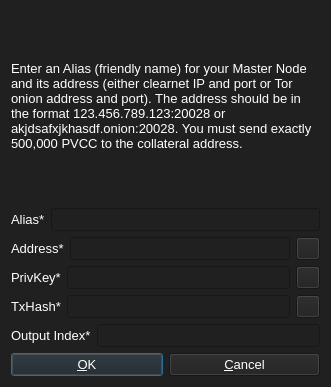
<?xml version="1.0" encoding="UTF-8"?>
<ui version="4.0">
 <class>AddEditAdrenalineNode</class>
 <widget class="QDialog" name="AddEditAdrenalineNode">
  <property name="geometry">
   <rect>
    <x>0</x>
    <y>0</y>
    <width>331</width>
    <height>387</height>
   </rect>
  </property>
  <property name="windowTitle">
   <string>Add/Edit PVCC Node</string>
  </property>
  <property name="styleSheet">
   <string notr="true">background-color: rgb(32, 32, 32);
color: rgb(255, 255, 255);</string>
  </property>
  <property name="modal">
   <bool>true</bool>
  </property>
  <layout class="QVBoxLayout" name="verticalLayout">
   <item>
    <widget class="QLabel" name="label_9">
     <property name="sizePolicy">
      <sizepolicy hsizetype="Preferred" vsizetype="Expanding">
       <horstretch>0</horstretch>
       <verstretch>0</verstretch>
      </sizepolicy>
     </property>
     <property name="font">
      <font>
       <pointsize>10</pointsize>
      </font>
     </property>
     <property name="text">
      <string>&lt;html&gt;&lt;head/&gt;&lt;body&gt;&lt;p&gt;Enter an Alias (friendly name) for your Master Node and its address (either clearnet IP and port or Tor onion address and port). The address should be in the format 123.456.789.123:20028 or akjdsafxjkhasdf.onion:20028. You must send exactly 500,000 PVCC to the collateral address.&lt;/p&gt;&lt;/body&gt;&lt;/html&gt;</string>
     </property>
     <property name="wordWrap">
      <bool>true</bool>
     </property>
    </widget>
   </item>
   <item>
    <layout class="QHBoxLayout" name="horizontalLayout_4">
     <property name="bottomMargin">
      <number>0</number>
     </property>
     <item>
      <widget class="QLabel" name="label_4">
       <property name="font">
        <font>
         <pointsize>10</pointsize>
        </font>
       </property>
       <property name="text">
        <string>Alias*</string>
       </property>
      </widget>
     </item>
     <item>
      <widget class="QLineEdit" name="aliasLineEdit">
       <property name="font">
        <font>
         <pointsize>10</pointsize>
        </font>
       </property>
      </widget>
     </item>
    </layout>
   </item>
   <item>
    <layout class="QHBoxLayout" name="horizontalLayout_5">
     <property name="bottomMargin">
      <number>0</number>
     </property>
     <item>
      <widget class="QLabel" name="label_6">
       <property name="font">
        <font>
         <pointsize>10</pointsize>
        </font>
       </property>
       <property name="text">
        <string>Address*</string>
       </property>
      </widget>
     </item>
     <item>
      <widget class="QLineEdit" name="addressLineEdit">
       <property name="font">
        <font>
         <pointsize>10</pointsize>
        </font>
       </property>
      </widget>
     </item>
     <item>
      <widget class="QToolButton" name="AddEditAddressPasteButton">
       <property name="toolTip">
        <string>Paste address from clipboard</string>
       </property>
       <property name="text">
        <string/>
       </property>
       <property name="icon">
        <iconset resource="../bitcoin.qrc">
         <normaloff>:/icons/editpaste</normaloff>:/icons/editpaste</iconset>
       </property>
       <property name="shortcut">
        <string>Alt+P</string>
       </property>
      </widget>
     </item>
    </layout>
   </item>
   <item>
    <layout class="QHBoxLayout" name="horizontalLayout_3">
     <property name="bottomMargin">
      <number>0</number>
     </property>
     <item>
      <widget class="QLabel" name="label_5">
       <property name="font">
        <font>
         <pointsize>10</pointsize>
        </font>
       </property>
       <property name="text">
        <string>PrivKey*</string>
       </property>
      </widget>
     </item>
     <item>
      <widget class="QLineEdit" name="privkeyLineEdit">
       <property name="font">
        <font>
         <pointsize>10</pointsize>
        </font>
       </property>
      </widget>
     </item>
     <item>
      <widget class="QToolButton" name="AddEditPrivkeyPasteButton">
       <property name="toolTip">
        <string>Paste address from clipboard</string>
       </property>
       <property name="text">
        <string/>
       </property>
       <property name="icon">
        <iconset resource="../bitcoin.qrc">
         <normaloff>:/icons/editpaste</normaloff>:/icons/editpaste</iconset>
       </property>
       <property name="shortcut">
        <string>Alt+P</string>
       </property>
      </widget>
     </item>
    </layout>
   </item>
   <item>
    <layout class="QHBoxLayout" name="horizontalLayout_2">
     <property name="bottomMargin">
      <number>0</number>
     </property>
     <item>
      <widget class="QLabel" name="label_2">
       <property name="font">
        <font>
         <pointsize>10</pointsize>
        </font>
       </property>
       <property name="text">
        <string>TxHash*</string>
       </property>
      </widget>
     </item>
     <item>
      <widget class="QLineEdit" name="txhashLineEdit">
       <property name="font">
        <font>
         <pointsize>10</pointsize>
        </font>
       </property>
      </widget>
     </item>
     <item>
      <widget class="QToolButton" name="AddEditTxhashPasteButton">
       <property name="toolTip">
        <string>Paste address from clipboard</string>
       </property>
       <property name="text">
        <string/>
       </property>
       <property name="icon">
        <iconset resource="../bitcoin.qrc">
         <normaloff>:/icons/editpaste</normaloff>:/icons/editpaste</iconset>
       </property>
       <property name="shortcut">
        <string>Alt+P</string>
       </property>
      </widget>
     </item>
    </layout>
   </item>
   <item>
    <layout class="QHBoxLayout" name="horizontalLayout_8">
     <property name="bottomMargin">
      <number>0</number>
     </property>
     <item>
      <widget class="QLabel" name="label_8">
       <property name="font">
        <font>
         <pointsize>10</pointsize>
        </font>
       </property>
       <property name="text">
        <string>Output Index*</string>
       </property>
      </widget>
     </item>
     <item>
      <widget class="QLineEdit" name="outputindexLineEdit">
       <property name="font">
        <font>
         <pointsize>10</pointsize>
        </font>
       </property>
      </widget>
     </item>
    </layout>
   </item>
   <item>
    <layout class="QHBoxLayout" name="horizontalLayout_Buttons">
     <item>
      <widget class="QPushButton" name="okButton">
       <property name="font">
        <font>
         <pointsize>10</pointsize>
        </font>
       </property>
       <property name="text">
        <string>&amp;OK</string>
       </property>
      </widget>
     </item>
     <item>
      <widget class="QPushButton" name="cancelButton">
       <property name="font">
        <font>
         <pointsize>10</pointsize>
        </font>
       </property>
       <property name="text">
        <string>&amp;Cancel</string>
       </property>
       <property name="autoDefault">
        <bool>false</bool>
       </property>
      </widget>
     </item>
    </layout>
   </item>
  </layout>
 </widget>
 <resources>
  <include location="../bitcoin.qrc"/>
 </resources>
 <connections/>
</ui>
